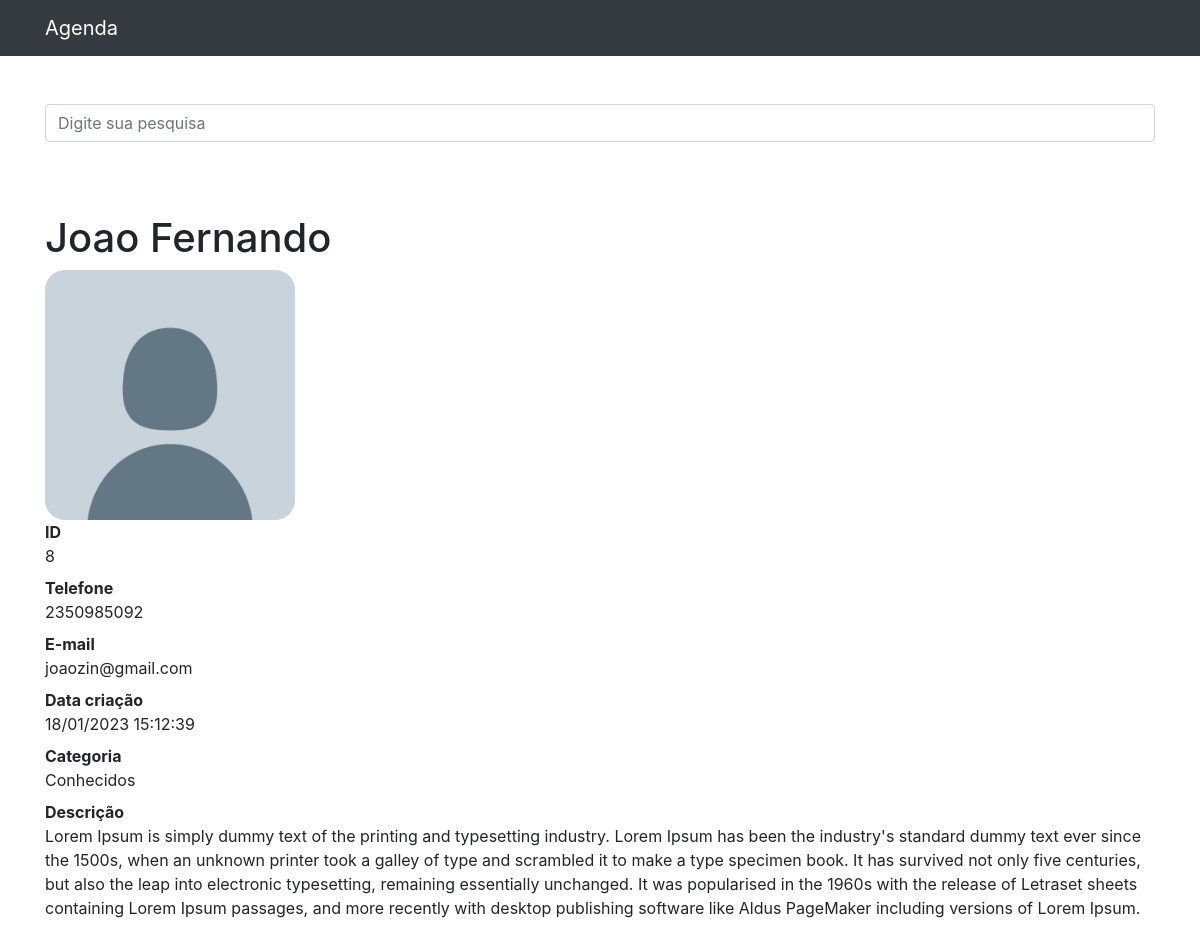
Page /8 on the committed database.
### contatos/models.py (models this page shows, shortened)
class Contato(models.Model):
    nome = models.CharField(max_length=255)
    sobrenome = models.CharField(max_length=255, blank=True)
    telefone = models.CharField(max_length=255)
    email = models.CharField(max_length=255, blank=True)
    data_criacao = models.DateTimeField(default=timezone.now)
    descricao = models.TextField(blank=True)
    categoria = models.ForeignKey(Categoria, on_delete=models.DO_NOTHING)
    mostrar = models.BooleanField(default=True)
    foto = models.ImageField(blank=True, upload_to='fotos/%Y/%m/%d/')

class Categoria(models.Model):
    nome = models.CharField(max_length=255)
    def __str__(self):
        return self.nome

### contatos/views.py (the view)
# urls.py: path('<int:contato_id>', views.ver_contato, name='ver_contato'),
def ver_contato(request, contato_id):
    contato = get_object_or_404(
        Contato, id=contato_id
    )  # pega o objeto ou levanta um 404
    """ Corrige o erro de quando o contato estiver oculto, ele ser mostrado sendo
    acessado id no endereço """
    if not contato.mostrar:
        raise Http404()
    return render(request, "contatos/ver_contato.html", {
        "contato": contato
    })

### contatos/templates/contatos/ver_contato.html (shortened to what this page needs)
{% extends 'base.html' %}
{% load static %}
{% block conteudo %}
<h1 class="mt-5">{{ contato.nome }} {{ contato.sobrenome }}</h1>
{% if contato.foto %}
  <img src="{{ contato.foto.url }}" style="max-width: 250px; heigth: auto; border-radius: 20px;">
{% else %}
  <img src="{% static 'img/sem-foto.png' %}" style="max-width: 250px; heigth: auto; border-radius: 20px;">
{% endif %}
<dl>
  <dt>ID</dt>
  <dd>{{ contato.id }}</dd>
  <dt>Telefone</dt>
  <dd>{{ contato.telefone }}</dd>
  <dt>E-mail</dt>
  <dd>{{ contato.email }}</dd>
  <dt>Data criação</dt>
  <dd>{{ contato.data_criacao | date:'d/m/Y H:i:s' }}</dd>
  <dt>Categoria</dt>
  <dd>{{ contato.categoria }}</dd>
  <dt>Descrição</dt>
  <dd>
    {{ contato.descricao }}
  </dd>
</dl>
{% endblock  %}

### rows in the picture
Contato: nome "Joao", sobrenome "Fernando", id "8", telefone "2350985092", email "joaozin@gmail.com", data_criacao "18/01/2023 15:12:39", categoria "Conhecidos", descricao "Lorem Ipsum is simply dummy text of the printing and typesetting industry. Lorem Ipsum has been the industry's standard dummy text ever since the 1500s, when an unknown printer took a galley of type and scrambled it to make a type specimen book. It has survived not only five centuries, but also the leap into electronic typesetting, remaining essentially unchanged. It was popularised in the 1960s with the release of Letraset sheets containing Lorem Ipsum passages, and more recently with desktop publishing software like Aldus PageMaker including versions of Lorem Ipsum."
